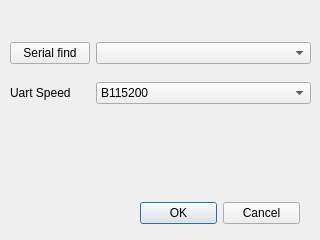
<?xml version="1.0" encoding="UTF-8"?>
<ui version="4.0">
 <class>UartChoise</class>
 <widget class="QWidget" name="UartChoise">
  <property name="geometry">
   <rect>
    <x>0</x>
    <y>0</y>
    <width>320</width>
    <height>240</height>
   </rect>
  </property>
  <property name="windowTitle">
   <string>Form</string>
  </property>
  <widget class="QDialogButtonBox" name="buttonBox">
   <property name="geometry">
    <rect>
     <x>140</x>
     <y>200</y>
     <width>160</width>
     <height>26</height>
    </rect>
   </property>
   <property name="standardButtons">
    <set>QDialogButtonBox::Cancel|QDialogButtonBox::Ok</set>
   </property>
  </widget>
  <widget class="QWidget" name="layoutWidget">
   <property name="geometry">
    <rect>
     <x>10</x>
     <y>30</y>
     <width>301</width>
     <height>86</height>
    </rect>
   </property>
   <layout class="QGridLayout" name="gridLayout">
    <item row="2" column="1">
     <widget class="QComboBox" name="speedChose">
      <property name="editable">
       <bool>false</bool>
      </property>
      <property name="currentIndex">
       <number>2</number>
      </property>
      <item>
       <property name="text">
        <string>B9600</string>
       </property>
      </item>
      <item>
       <property name="text">
        <string>B57600</string>
       </property>
      </item>
      <item>
       <property name="text">
        <string>B115200</string>
       </property>
      </item>
      <item>
       <property name="text">
        <string>B921600</string>
       </property>
      </item>
     </widget>
    </item>
    <item row="0" column="0">
     <widget class="QPushButton" name="serial_find">
      <property name="text">
       <string>Serial find</string>
      </property>
     </widget>
    </item>
    <item row="0" column="1">
     <widget class="QComboBox" name="uartFind">
      <property name="sizePolicy">
       <sizepolicy hsizetype="Expanding" vsizetype="Fixed">
        <horstretch>0</horstretch>
        <verstretch>0</verstretch>
       </sizepolicy>
      </property>
      <property name="whatsThis">
       <string>&lt;html&gt;&lt;head/&gt;&lt;body&gt;&lt;p&gt;Seleziona la Porta Seriale&lt;/p&gt;&lt;/body&gt;&lt;/html&gt;</string>
      </property>
     </widget>
    </item>
    <item row="2" column="0">
     <widget class="QLabel" name="label">
      <property name="text">
       <string>Uart Speed</string>
      </property>
     </widget>
    </item>
   </layout>
  </widget>
 </widget>
 <resources/>
 <connections>
  <connection>
   <sender>buttonBox</sender>
   <signal>rejected()</signal>
   <receiver>UartChoise</receiver>
   <slot>hide()</slot>
   <hints>
    <hint type="sourcelabel">
     <x>248</x>
     <y>210</y>
    </hint>
    <hint type="destinationlabel">
     <x>235</x>
     <y>157</y>
    </hint>
   </hints>
  </connection>
 </connections>
</ui>
